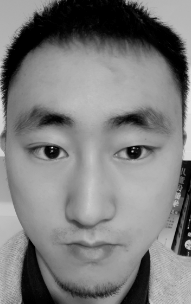
#> input picture images/jeff/7.pgm, 191 x 304 px, given in place of 7.jpg, which was not available
$ python lbp_face_recognition.py
#> lines starting #> are read from the running program, lines starting #| are printed output that depends on the picture; pictures that were not available may be replaced by others from this repository, and a replacement may not be noted
# -*- coding: utf-8 -*-
from __future__ import division
import time
time1 = time.time()
import cv2
from pylab import*
from numpy import *
import numpy as np
from matplotlib import pyplot as plt
from math import sqrt
from PIL import Image
from math import sqrt


class LBP:
    def __init__(self):
        #revolve_map为旋转不变模式的36种特征值从小到大进行序列化编号得到的字典
        self.revolve_map={0:0,1:1,3:2,5:3,7:4,9:5,11:6,13:7,15:8,17:9,19:10,21:11,23:12,
                          25:13,27:14,29:15,31:16,37:17,39:18,43:19,45:20,47:21,51:22,53:23,55:24,
                          59:25,61:26,63:27,85:28,87:29,91:30,95:31,111:32,119:33,127:34,255:35}
        #uniform_map为等价模式的58种特征值从小到大进行序列化编号得到的字典
        self.uniform_map={0:0,1:1,2:2,3:3,4:4,6:5,7:6,8:7,12:8,
                          14:9,15:10,16:11,24:12,28:13,30:14,31:15,32:16,
                          48:17,56:18,60:19,62:20,63:21,64:22,96:23,112:24,
                          120:25,124:26,126:27,127:28,128:29,129:30,131:31,135:32,
                          143:33,159:34,191:35,192:36,193:37,195:38,199:39,207:40,
                          223:41,224:42,225:43,227:44,231:45,239:46,240:47,241:48,
                          243:49,247:50,248:51,249:52,251:53,252:54,253:55,254:56,
                          255:57}


     #将图像载入，并转化为灰度图，获取图像灰度图的像素信息
    def describe(self,image):
        image_array=np.array(Image.open(image).convert('L'))
        return image_array

    #图像的LBP原始特征计算算法：将图像指定位置的像素与周围8个像素比较
    #比中心像素大的点赋值为1，比中心像素小的赋值为0，返回得到的二进制序列
    def calute_basic_lbp(self,image_array,i,j):
        sum=[]
        if image_array[i-1,j-1]>image_array[i,j]:
            sum.append(1)
        else:
            sum.append(0)
        if image_array[i-1,j]>image_array[i,j]:
            sum.append(1)
        else:
            sum.append(0)
        if image_array[i-1,j+1]>image_array[i,j]:
            sum.append(1)
        else:
            sum.append(0)
        if image_array[i,j-1]>image_array[i,j]:
            sum.append(1)
        else:
            sum.append(0)
        if image_array[i,j+1]>image_array[i,j]:
            sum.append(1)
        else:
            sum.append(0)
        if image_array[i+1,j-1]>image_array[i,j]:
            sum.append(1)
        else:
            sum.append(0)
        if image_array[i+1,j]>image_array[i,j]:
            sum.append(1)
        else:
            sum.append(0)
        if image_array[i+1,j+1]>image_array[i,j]:
            sum.append(1)
        else:
            sum.append(0)
        return sum

    #获取二进制序列进行不断环形旋转得到新的二进制序列的最小十进制值
    # [14 lines left out: function get_min_for_revolve, not called in this run]

    #获取值r的二进制中1的位数
    def calc_sum(self,r):
        num=0
        while(r):
            r&=(r-1)
            num+=1
        return num

    #获取图像的LBP原始模式特征
    def lbp_basic(self,image_array):
        basic_array=np.zeros(image_array.shape, np.uint8)
        width=image_array.shape[0]
        height=image_array.shape[1]
        for i in range(1,width-1):
            for j in range(1,height-1):
                sum=self.calute_basic_lbp(image_array,i,j)
                bit_num=0
                result=0
                for s in sum:
                    result+=s<<bit_num
                    bit_num+=1
                basic_array[i,j]=result
        return basic_array

   #获取图像的LBP旋转不变模式特征
    # [10 lines left out: function lbp_revolve, not called in this run]

  #获取图像的LBP等价模式特征
    def lbp_uniform(self,image_array):
        uniform_array=np.zeros(image_array.shape, np.uint8)
        basic_array=self.lbp_basic(image_array)
        width=image_array.shape[0]
        height=image_array.shape[1]
        for i in range(1,width-1):
            for j in range(1,height-1):
                 k= basic_array[i,j]<<1
                 if k>255:
                     k=k-255
                 xor=basic_array[i,j]^k
                 num=self.calc_sum(xor)
                 if num<=2:
                     uniform_array[i,j]=self.uniform_map[basic_array[i,j]]
                 else:
                     uniform_array[i,j]=58
        return uniform_array

    #获取图像的LBP旋转不变等价模式特征
    # [17 lines left out: function lbp_revolve_uniform, not called in this run]


##直方图归一化
def MaxMinNormalization(hist1):
    x1=[]
    sum1=np.sum(hist1)
    for i in range(0,len(hist1)):
        x =hist1[i]/sum1
        x1.append(round(x,4))
    return x1


##基本LBP直方图
# [12 lines left out: function lbp_basic_hist, not called in this run]


##等价模式直方图
def lbp_uniform_hist(gray1):
    lbp = LBP()
    basic_array1 = lbp.lbp_uniform(gray1)
    k1 = []
    hist11 = []
    hist1 = cv2.calcHist([basic_array1], [0], None, [59], [0,59])
    for each in hist1:
        k1.append(int(each))
    for each in k1:
        hist11.append(int(each))
    hist11 = MaxMinNormalization(hist11)
    return hist11


######获取基本lbp全部直方图联级特征向量
# [16 lines left out: function get_imageLBP_histall, not called in this run]


#####获取等价模式全部直方图联级特征向量
def get_imageLBP_unoform_histall(img1):
    q1=[]
    img0 = cv2.resize(img1, (96, 112), interpolation=cv2.INTER_CUBIC)
    m=112
    n=96
    img_lbp_hist1=[]
    stepx=14
    srepy=12
    for i in range(0,m,stepx):
        for j in range(0,n,srepy):
            roi=img0[i:i+stepx,j:j+srepy]
            m1=lbp_uniform_hist(roi)
            img_lbp_hist1.append(m1)
    for each in img_lbp_hist1:
        for each1 in each:
            q1.append(each1)
    return q1


######余弦距离相似度计算###########################
# [68 lines left out: functions cos_dist, multipl, corrcoef, BuildTable, GammaCorrectiom, not called in this run]


#############DoG滤波##################
def DoG(img1,sig1,sig2):
    img2= cv2.GaussianBlur(img1, (3, 3),sig1) - cv2.GaussianBlur(img1, (3, 3), sig2)
    return img2


##图片预处理,归一化,gamma校正,DoG滤波,均衡化
def image_processing(img1):
    img1=cv2.cvtColor(img1, cv2.COLOR_BGR2GRAY)
    ##归一化
    img0 = cv2.resize(img1, (96, 112), interpolation=cv2.INTER_CUBIC)
    # ##gamma校正
    # img2=GammaCorrectiom(img0,0.8)
    # ##DoG滤波
    # img3=DoG(img0,0.4,0.3)
    #直方图均衡化
    roi_gray1= cv2.equalizeHist(img0)
    return roi_gray1


def process_img(image1):
    roi_gray1 = cv2.cvtColor(image1, cv2.COLOR_BGR2GRAY)
    img1 = cv2.resize(roi_gray1, (96, 112), interpolation=cv2.INTER_CUBIC)
    # img2 = GammaCorrectiom(img1, 0.45)
    # img3 = cv2.GaussianBlur(img2, (3, 3), 0.4) - cv2.GaussianBlur(img2, (3, 3), 0.3)
    img4 = cv2.equalizeHist(img1)
    return img4


# define PCA
# [24 lines left out: functions pca, img2vector1, not called in this run]

def img2vector2(filename):
    img = cv2.imread(filename)
    img1=image_processing(img)
    imgVector =get_imageLBP_unoform_histall(img1)
    return imgVector

def loadDataSet(m,k):
    dataSetDir = 'E:/att_faces'
    choose = random.permutation(10) + 1
    train_face = zeros((m * k,8*8*59))
    for i in range(m):
        print (i)
        people_num = i + 1
        for j in range(10):
            if j < k:
                print ("第"+str(j)+"个")
                filename = dataSetDir + '/s' + str(people_num) + '/' + str(choose[j]) + '.pgm'
                img = img2vector2(filename)
                train_face[i*k+j, :] = img

    return train_face,people_num


def facefind():
    train_face, people_num=loadDataSet(40,9)
    data_train_new, data_mean, V = pca(train_face,30)
    return data_mean, V


def hist_get(image1,image2):
    img1 = process_img(image1)
    img2 = process_img(image2)
    imgVector1 = get_imageLBP_unoform_histall(img1)
    print (imgVector1)
    imgVector2 = get_imageLBP_unoform_histall(img2)
    print (imgVector2)
    data_mean, V1 = facefind()
    imgVector11 = imgVector1 - tile(data_mean, (1, 1))
    p1 = imgVector11 * V1
    p1 = p1.getA()
    for each in p1:
        p11 = each
        print (p11)
    imgVector22 = imgVector2 - tile(data_mean, (1, 1))
    p2 = imgVector22 * V1
    p2 = p2.getA()
    for each in p2:
        p22 = each
        print (p22)
    print ("Image similarity is:%s" % cos_dist(p11, p22))
    if cos_dist(p11,p22)>0.6:
        print ("是同一人")
    else:
        print ("不是同一人")
    # print "Image similarity is:%s" % corrcoef(p11, p22)
    cv2.imshow("basic_array1", img1)
    cv2.imshow("basic_array2", img2)
    cv2.waitKey(0)
    cv2.destroyAllWindows()


# [20 lines left out: functions image_detection_OCR, image_detection_identity, not called in this run]


if __name__ == '__main__':
    #
    filename1 = "D:/yicun/7.jpg"
    filename2 = "D:/yicun/8.jpg"
    image1 = cv2.imread(filename1)
#> image1 is the input picture: shape (304, 191, 3); min 0, max 227, mean 125
    image2 = cv2.imread(filename2)
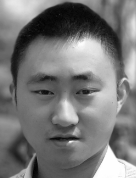
#> input picture images/jeff/8.pgm, 136 x 178 px, given in place of 8.jpg, which was not available
#> image2 is the input picture: shape (178, 136, 3); min 2, max 255, mean 119.6


    hist_get(image1, image2)
#> in process_img, `img1 = cv2.resize(roi_gray1, (96, 112), interpolation=cv2.INTER_CUBIC)`:
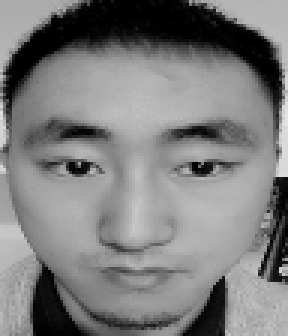
#> img1: shape (112, 96) (shown 3 times larger); min 0, max 227, mean 125
#> in process_img, `img4 = cv2.equalizeHist(img1)`:
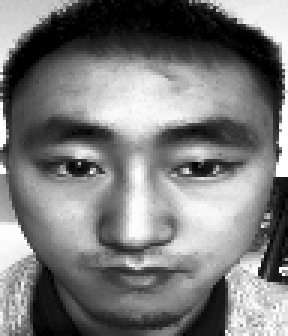
#> img4: shape (112, 96) (shown 3 times larger); min 0, max 255, mean 122.6
#> in process_img (call 2), `img1 = cv2.resize(roi_gray1, (96, 112), interpolation=cv2.INTER_CUBIC)`:
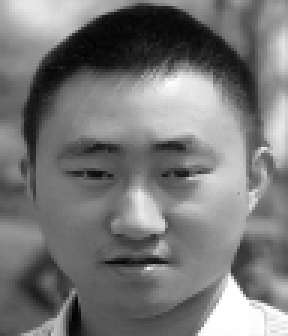
#> img1: shape (112, 96) (shown 3 times larger); min 0, max 255, mean 119.6
#> in process_img (call 2), `img4 = cv2.equalizeHist(img1)`:
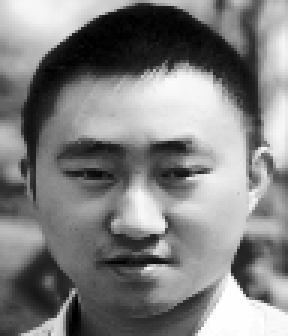
#> img4: shape (112, 96) (shown 3 times larger); min 0, max 255, mean 128.2
#> after the loop in get_imageLBP_unoform_histall, `for i in range(0,m,stepx):`: img_lbp_hist1 = 64 items
#> the loop in get_imageLBP_unoform_histall, `for each in img_lbp_hist1:` made 64 passes
#> after the loop in get_imageLBP_unoform_histall, `for each in img_lbp_hist1:`: q1 = 3776 values, max 0.625 at index 943, min 0 at index 2, mean 0.017
#> in hist_get, `imgVector1 = get_imageLBP_unoform_histall(img1)`: imgVector1 has the same summary as q1 in get_imageLBP_unoform_histall
#> (printed output is left out)
#> the loop in get_imageLBP_unoform_histall (call 2), `for each in img_lbp_hist1:` made 64 passes
#> in hist_get, `imgVector2 = get_imageLBP_unoform_histall(img2)`: imgVector2 = 3776 values, max 0.78 at index 3658, min 0 at index 1, mean 0.017
#> (the run stopped early here; a loop or call above may not have finished)
